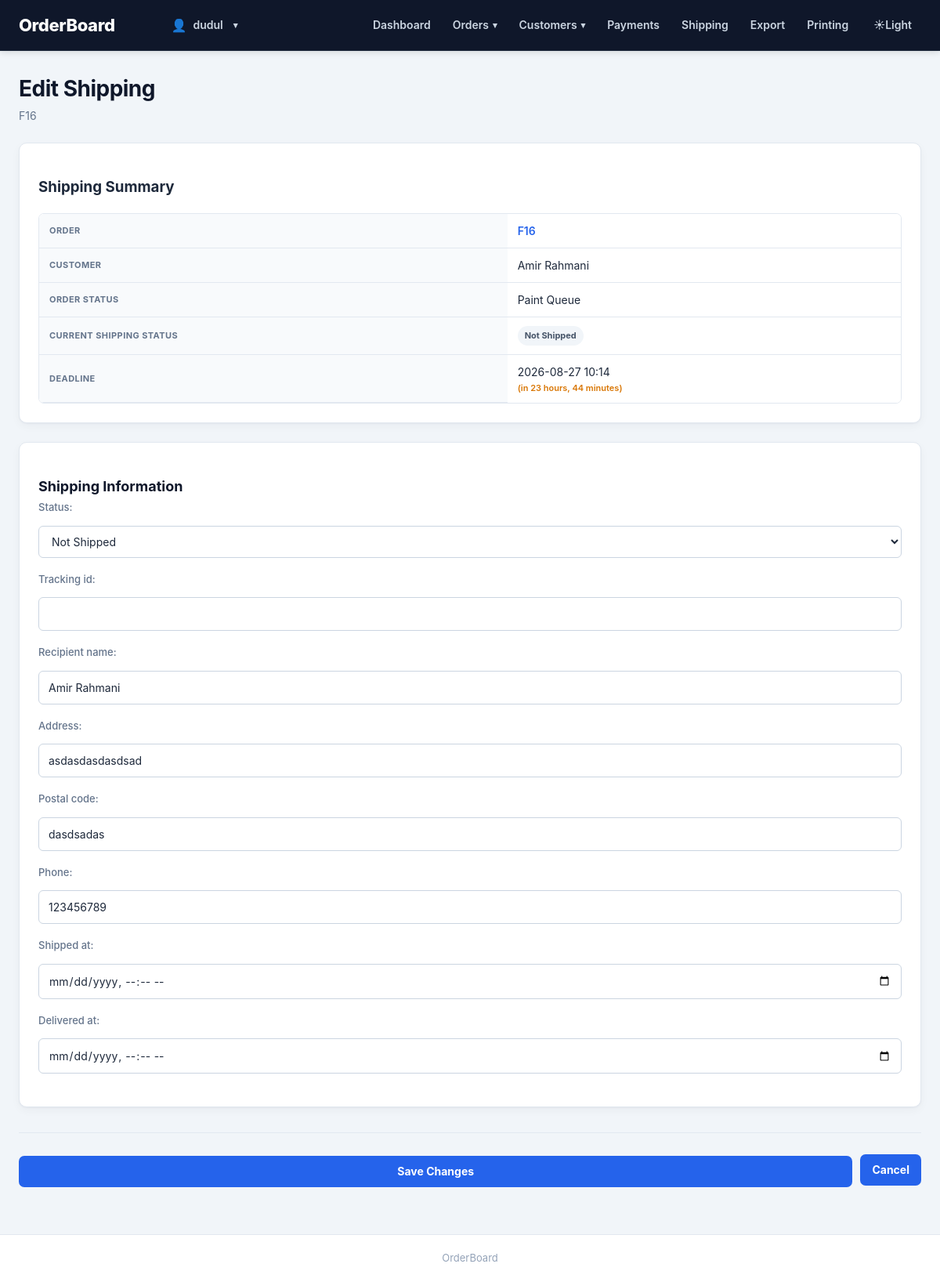
Page /shipping/6/edit/ (signed in) on the committed database.
### orderboard/models.py (models this page shows, shortened)
class Order(models.Model):
    class Status(models.TextChoices):
        MODELING = "modeling", "Modeling Queue"
        PRINT = "print", "Print Queue"
        PAINT = "paint", "Paint Queue"
        DONE = "done", "Done"
    customer = models.ForeignKey(Customer, on_delete=models.PROTECT, related_name="orders")
    title = models.CharField(max_length=300)
    description = models.TextField(blank=True)
    source = models.CharField(max_length=50)
    status = models.CharField(max_length=20, choices=Status.choices, default=Status.MODELING)
    order_received_at = models.DateTimeField(blank=True, null=True)
    deadline = models.DateTimeField(blank=True, null=True)
    total_price = models.DecimalField(max_digits=20, decimal_places=2)
    project_cost = models.DecimalField(max_digits=20, decimal_places=2, blank=True, null=True)
    cost_details = models.TextField(blank=True)
    notes = models.TextField(blank=True)
    created_at = models.DateTimeField(auto_now_add=True)
    updated_at = models.DateTimeField(auto_now=True)

class Customer(models.Model):
    name = models.CharField(max_length=100)
    phone = models.CharField(max_length=30, blank=True)
    address = models.TextField(blank=True)
    postal_code = models.CharField(max_length=50, blank=True)
    created_at = models.DateTimeField(auto_now_add=True)
    updated_at = models.DateTimeField(auto_now=True)

class Shipping(models.Model):
    class Status(models.TextChoices):
        NOT_SHIPPED = "not_shipped", "Not Shipped"
        PACKAGED = "packaged", "Packaged"
        SHIPPED = "shipped", "Shipped"
        DELIVERED = "delivered", "Delivered"
    order = models.OneToOneField(Order, on_delete=models.CASCADE, related_name="shipping")
    status = models.CharField(max_length=20, choices=Status.choices, default=Status.NOT_SHIPPED)
    tracking_id = models.CharField(max_length=200, blank=True)
    recipient_name = models.CharField(max_length=60)
    address = models.CharField(max_length=500)
    postal_code = models.CharField(max_length=50, blank=True)
    phone = models.CharField(max_length=30, blank=True)
    shipped_at = models.DateTimeField(blank=True, null=True)
    delivered_at = models.DateTimeField(blank=True, null=True)

### orderboard/views.py (the view)
@login_required
@transaction.atomic
def shipping_edit(request, id):
    order = get_object_or_404(
        Order.objects.select_related("customer"),
        id=id,
    )
    try:
        shipping = order.shipping
    except Shipping.DoesNotExist:
        shipping = Shipping.objects.create(
            order=order,
            status=Shipping.Status.NOT_SHIPPED,
            recipient_name=order.customer.name,
            address=order.customer.address,
            postal_code=order.customer.postal_code,
            phone=order.customer.phone,
        )
    old_status = shipping.status
    if request.method == "POST":
        form = ShippingForm(
            request.POST,
            instance=shipping,
        )
        if form.is_valid():
            shipping = form.save()
            OrderActivity.objects.create(
                order=order,
                activity_type=OrderActivity.ActivityType.SHIPPING,
                message="Shipping information updated.",
            )
            if old_status != shipping.status:
                old_display = dict(
                    Shipping.Status.choices
                ).get(
                    old_status,
                    old_status,
                )
                new_display = dict(
                    Shipping.Status.choices
                ).get(
                    shipping.status,
                    shipping.status,
                )
                OrderActivity.objects.create(
                    order=order,
                    activity_type=OrderActivity.ActivityType.SHIPPING,
                    message=(
                        f"Shipping status changed from "
                        f"{old_display} to {new_display}."
                    ),
                )
            messages.success(
                request,
                "Shipping information updated successfully.",
            )
            return redirect(
                "order_detail",
                id=order.id,
            )
    else:
        form = ShippingForm(
            instance=shipping
        )
    return render(
        request,
        "orderboard/shipping/edit.html",
        {
            "form": form,
            "shipping": shipping,
            "order": order,
        },
    )

### orderboard/forms.py
class ShippingForm(forms.ModelForm):
    class Meta:
        model = Shipping
        fields = [
            "status",
            "tracking_id",
            "recipient_name",
            "address",
            "postal_code",
            "phone",
            "shipped_at",
            "delivered_at",
        ]
        widgets = {
            "shipped_at": forms.DateTimeInput(
                format="%Y-%m-%dT%H:%M",
                attrs={
                    "type": "datetime-local",
                },
            ),
            "delivered_at": forms.DateTimeInput(
                format="%Y-%m-%dT%H:%M",
                attrs={
                    "type": "datetime-local",
                },
            ),
        }
    def __init__(self, *args, **kwargs):
        super().__init__(*args, **kwargs)
        self.fields["shipped_at"].input_formats = [
            "%Y-%m-%dT%H:%M",
        ]
        self.fields["delivered_at"].input_formats = [
            "%Y-%m-%dT%H:%M",
        ]

### orderboard/templates/orderboard/shipping/edit.html (shortened to what this page needs)
{% extends "orderboard/base.html" %}
{% load humanize %}
{% block content %}
<div class="page-header">
    <div>
        <h2>Edit Shipping</h2>
        <p class="page-description">{{ order.title }}</p>
    </div>
</div>
<section class="content-section">
    <h3>Shipping Summary</h3>
    <div class="responsive-table">
        <table>
            <tr>
                <th>Order</th>
                <td data-label="Order">
                    <a href="{% url 'order_detail' order.id %}">{{ order.title }}</a>
                </td>
            </tr>
            <tr>
                <th>Customer</th>
                <td data-label="Customer">{{ order.customer.name }}</td>
            </tr>
            <tr>
                <th>Order Status</th>
                <td data-label="Order Status">{{ order.get_status_display }}</td>
            </tr>
            <tr>
                <th>Current Shipping Status</th>
                <td data-label="Current Shipping Status">
                    {% if shipping.status == 'not_shipped' %}
                        <span class="status-badge status-not-shipped">Not Shipped</span>
                    {% elif shipping.status == 'packaged' %}
                        <span class="status-badge status-packaged">Packaged</span>
                    {% elif shipping.status == 'shipped' %}
                        <span class="status-badge status-shipped">Shipped</span>
                    {% elif shipping.status == 'delivered' %}
                        <span class="status-badge status-delivered">Delivered</span>
                    {% endif %}
                </td>
            </tr>
            <tr class="{% if shipping.status != 'delivered' and order.deadline and order.deadline < now %}overdue{% endif %}">
                <th>Deadline</th>
                <td data-label="Deadline">
                    {% if shipping.status == 'delivered' %}
                        {{ order.deadline|date:"Y-m-d H:i"|default:"—" }}
                        <span class="deadline-days status-delivered">
                            (Delivered)
                        </span>
                    {% elif order.deadline %}
                        {{ order.deadline|date:"Y-m-d H:i" }}
                        <span class="deadline-days {% if order.deadline < now %}overdue-days{% else %}upcoming-days{% endif %}">
                            ({% if order.deadline < now %}{{ order.deadline|timesince }} ago{% else %}in {{ order.deadline|timeuntil }}{% endif %})
                        </span>
                    {% else %}
                        —
                    {% endif %}
                </td>
            </tr>
        </table>
    </div>
</section>
<form method="post" class="form-container">
    <section class="form-section">
        <h3>Shipping Information</h3>
        <div class="form-field">
            {{ form.status.label_tag }}
            {{ form.status }}
        </div>
        <div class="form-field">
            {{ form.tracking_id.label_tag }}
            {{ form.tracking_id }}
        </div>
        <div class="form-field">
            {{ form.recipient_name.label_tag }}
            {{ form.recipient_name }}
        </div>
        <div class="form-field">
            {{ form.address.label_tag }}
            {{ form.address }}
        </div>
        <div class="form-field">
            {{ form.postal_code.label_tag }}
            {{ form.postal_code }}
        </div>
        <div class="form-field">
            {{ form.phone.label_tag }}
            {{ form.phone }}
        </div>
        <div class="form-field">
            {{ form.shipped_at.label_tag }}
            {{ form.shipped_at }}
        </div>
        <div class="form-field">
            {{ form.delivered_at.label_tag }}
            {{ form.delivered_at }}
        </div>
    </section>
    <div class="form-actions">
        <button type="submit">Save Changes</button>
        <a class="button secondary-button" href="{% url 'order_detail' order.id %}">Cancel</a>
    </div>
</form>
{% endblock %}

### orderboard/templates/orderboard/base.html (shortened to what this page needs)
{% load static %}
<!DOCTYPE html>
<html lang="en">
<head>
    <link rel="stylesheet" href="{% static 'orderboard/css/style.css' %}?v=5">
</head>
<body>
    <header class="site-header">
        <div class="header-inner">
            <h1 class="site-title">
                <a href="{% url 'dashboard' %}">
                    OrderBoard
                </a>
            </h1>
            {% if user.is_authenticated %}
            <div class="header-account">
                <div class="account-dropdown">
                    <button type="button" class="account-button" id="account-button" aria-expanded="false">
                        <span class="account-icon">
                            👤
                        </span>
                        <span class="account-name">
                            {{ user.username }}
                        </span>
                        <span class="dropdown-arrow">
                            ▾
                        </span>
                    </button>
                </div>
            </div>
            <nav class="main-nav">
                <a href="{% url 'dashboard' %}">
                    Dashboard
                </a>
                <div class="nav-dropdown">
                    <button type="button" class="nav-dropdown-btn" aria-expanded="false">
                        Orders
                        <span class="dropdown-arrow">
                            ▾
                        </span>
                    </button>
                </div>
                <div class="nav-dropdown">
                    <button type="button" class="nav-dropdown-btn" aria-expanded="false">
                        Customers
                        <span class="dropdown-arrow">
                            ▾
                        </span>
                    </button>
                </div>
                <a href="{% url 'payment_list' %}">
                    Payments
                </a>
                <a href="{% url 'shipping_list' %}">
                    Shipping
                </a>
                <a href="{% url 'export_center' %}">
                    Export
                </a>
                <a href="{% url 'printing_list' %}">
                    Printing
                </a>
                <button type="button" id="theme-toggle" class="theme-toggle" aria-label="Toggle theme">
                    <span id="theme-icon">
                    </span>
                    <span id="theme-text">
                    </span>
                </button>
            </nav>
            {% endif %}
        </div>
    </header>
    <main class="main-content">
        {% block content %}{% endblock %}
    </main>
    <footer class="site-footer">
        <div class="footer-inner">
            <p>
                OrderBoard
            </p>
        </div>
    </footer>
</body>
</html>

### rows in the picture
Order: title "F16", customer.name "Amir Rahmani", status "Paint Queue", deadline "2026-08-27 10:14", deadline "23 hours, 44 minutes"
Shipping: status "Not Shipped", recipient_name "Amir Rahmani", address "asdasdasdasdsad", postal_code "dasdsadas", phone "123456789"

### other values in the picture
{{ user.username }} "dudul"
